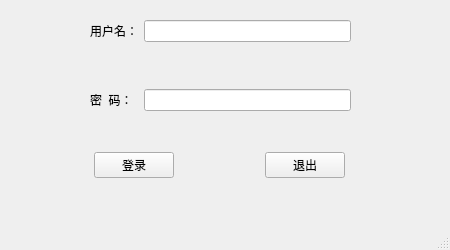
<?xml version="1.0" encoding="UTF-8"?>
<ui version="4.0">
 <class>LogWindow</class>
 <widget class="QMainWindow" name="LogWindow">
  <property name="geometry">
   <rect>
    <x>0</x>
    <y>0</y>
    <width>450</width>
    <height>250</height>
   </rect>
  </property>
  <property name="minimumSize">
   <size>
    <width>450</width>
    <height>250</height>
   </size>
  </property>
  <property name="maximumSize">
   <size>
    <width>450</width>
    <height>250</height>
   </size>
  </property>
  <property name="windowTitle">
   <string>登录系统</string>
  </property>
  <widget class="QWidget" name="centralwidget">
   <widget class="QWidget" name="widget" native="true">
    <property name="geometry">
     <rect>
      <x>90</x>
      <y>20</y>
      <width>261</width>
      <height>91</height>
     </rect>
    </property>
    <property name="sizePolicy">
     <sizepolicy hsizetype="Fixed" vsizetype="Fixed">
      <horstretch>0</horstretch>
      <verstretch>0</verstretch>
     </sizepolicy>
    </property>
    <layout class="QGridLayout" name="gridLayout">
     <item row="2" column="0">
      <widget class="QLabel" name="label_2">
       <property name="text">
        <string>密  码：</string>
       </property>
      </widget>
     </item>
     <item row="0" column="1">
      <widget class="QLineEdit" name="lineEdit_un"/>
     </item>
     <item row="0" column="0">
      <widget class="QLabel" name="label_3">
       <property name="text">
        <string>用户名：</string>
       </property>
      </widget>
     </item>
     <item row="2" column="1">
      <widget class="QLineEdit" name="lineEdit_pw">
       <property name="echoMode">
        <enum>QLineEdit::Password</enum>
       </property>
      </widget>
     </item>
     <item row="1" column="1">
      <spacer name="verticalSpacer">
       <property name="orientation">
        <enum>Qt::Vertical</enum>
       </property>
       <property name="sizeHint" stdset="0">
        <size>
         <width>20</width>
         <height>40</height>
        </size>
       </property>
      </spacer>
     </item>
    </layout>
   </widget>
   <widget class="QWidget" name="widget_2" native="true">
    <property name="geometry">
     <rect>
      <x>94</x>
      <y>140</y>
      <width>251</width>
      <height>50</height>
     </rect>
    </property>
    <property name="sizePolicy">
     <sizepolicy hsizetype="Fixed" vsizetype="Preferred">
      <horstretch>0</horstretch>
      <verstretch>0</verstretch>
     </sizepolicy>
    </property>
    <layout class="QHBoxLayout" name="horizontalLayout">
     <item>
      <widget class="QPushButton" name="logInBtn">
       <property name="text">
        <string>登录</string>
       </property>
      </widget>
     </item>
     <item>
      <spacer name="horizontalSpacer">
       <property name="orientation">
        <enum>Qt::Horizontal</enum>
       </property>
       <property name="sizeHint" stdset="0">
        <size>
         <width>40</width>
         <height>20</height>
        </size>
       </property>
      </spacer>
     </item>
     <item>
      <widget class="QPushButton" name="exitbtn">
       <property name="text">
        <string>退出</string>
       </property>
      </widget>
     </item>
    </layout>
   </widget>
  </widget>
  <widget class="QStatusBar" name="statusbar"/>
 </widget>
 <resources/>
 <connections/>
</ui>
